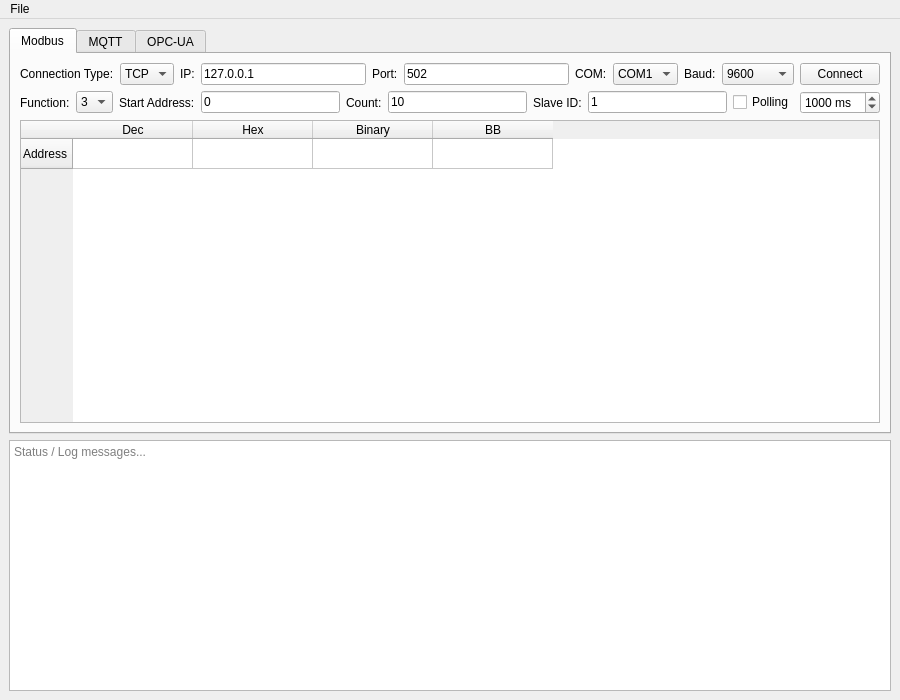
<?xml version="1.0" encoding="UTF-8"?>
<ui version="4.0">
 <class>MainWindow</class>
 <widget class="QMainWindow" name="MainWindow">
  <property name="geometry">
   <rect>
    <x>0</x>
    <y>0</y>
    <width>900</width>
    <height>700</height>
   </rect>
  </property>
  <property name="windowTitle">
   <string>IIoT Receiver Tool</string>
  </property>

  <widget class="QWidget" name="centralwidget">
   <layout class="QVBoxLayout" name="verticalLayout">

    <!-- TABS -->
    <item>
     <widget class="QTabWidget" name="tabWidget">

      <!-- TAB 1 : MODBUS -->
      <widget class="QWidget" name="modbusTab">
       <attribute name="title">
        <string>Modbus</string>
       </attribute>
       <layout class="QVBoxLayout" name="modbusLayout">

        <!-- Connection Row -->
        <item>
         <layout class="QHBoxLayout" name="modbusConnLayout">
          <item>
           <widget class="QLabel" name="label">
            <property name="text">
             <string>Connection Type:</string>
            </property>
           </widget>
          </item>
          <item>
           <widget class="QComboBox" name="modbusConnType">
            <item>
             <property name="text">
              <string>TCP</string>
             </property>
            </item>
            <item>
             <property name="text">
              <string>RTU</string>
             </property>
            </item>
           </widget>
          </item>
          <item>
           <widget class="QLabel" name="label_2">
            <property name="text">
             <string>IP:</string>
            </property>
           </widget>
          </item>
          <item>
           <widget class="QLineEdit" name="modbusIpEdit">
            <property name="text">
             <string>127.0.0.1</string>
            </property>
           </widget>
          </item>
          <item>
           <widget class="QLabel" name="label_3">
            <property name="text">
             <string>Port:</string>
            </property>
           </widget>
          </item>
          <item>
           <widget class="QLineEdit" name="modbusPortEdit">
            <property name="text">
             <string>502</string>
            </property>
           </widget>
          </item>
          <item>
           <widget class="QLabel" name="label_4">
            <property name="text">
             <string>COM:</string>
            </property>
           </widget>
          </item>
          <item>
           <widget class="QComboBox" name="modbusComCombo">
            <item>
             <property name="text">
              <string>COM1</string>
             </property>
            </item>
            <item>
             <property name="text">
              <string>COM2</string>
             </property>
            </item>
           </widget>
          </item>
          <item>
           <widget class="QLabel" name="label_5">
            <property name="text">
             <string>Baud:</string>
            </property>
           </widget>
          </item>
          <item>
           <widget class="QComboBox" name="modbusBaudCombo">
            <item>
             <property name="text">
              <string>9600</string>
             </property>
            </item>
            <item>
             <property name="text">
              <string>19200</string>
             </property>
            </item>
            <item>
             <property name="text">
              <string>115200</string>
             </property>
            </item>
           </widget>
          </item>
          <item>
           <widget class="QPushButton" name="modbusConnectBtn">
            <property name="text">
             <string>Connect</string>
            </property>
           </widget>
          </item>
         </layout>
        </item>

        <!-- Settings Row -->
        <item>
         <layout class="QHBoxLayout" name="modbusSettingsLayout">
          <item>
           <widget class="QLabel" name="label_6">
            <property name="text">
             <string>Function:</string>
            </property>
           </widget>
          </item>
          <item>
           <widget class="QComboBox" name="modbusFuncCombo">
            <item>
             <property name="text">
              <string>3</string>
             </property>
            </item>
            <item>
             <property name="text">
              <string>1</string>
             </property>
            </item>
           </widget>
          </item>
          <item>
           <widget class="QLabel" name="label_7">
            <property name="text">
             <string>Start Address:</string>
            </property>
           </widget>
          </item>
          <item>
           <widget class="QLineEdit" name="modbusAddrEdit">
            <property name="text">
             <string>0</string>
            </property>
           </widget>
          </item>
          <item>
           <widget class="QLabel" name="label_8">
            <property name="text">
             <string>Count:</string>
            </property>
           </widget>
          </item>
          <item>
           <widget class="QLineEdit" name="modbusCountEdit">
            <property name="text">
             <string>10</string>
            </property>
           </widget>
          </item>
          <item>
           <widget class="QLabel" name="label_9">
            <property name="text">
             <string>Slave ID:</string>
            </property>
           </widget>
          </item>
          <item>
           <widget class="QLineEdit" name="modbusSlaveEdit">
            <property name="text">
             <string>1</string>
            </property>
           </widget>
          </item>
          <item>
           <widget class="QCheckBox" name="modbusPollChk">
            <property name="text">
             <string>Polling</string>
            </property>
           </widget>
          </item>
          <item>
           <widget class="QSpinBox" name="modbusPollMsSpin">
            <property name="suffix">
             <string> ms</string>
            </property>
            <property name="minimum">
             <number>100</number>
            </property>
            <property name="maximum">
             <number>10000</number>
            </property>
            <property name="value">
             <number>1000</number>
            </property>
           </widget>
          </item>
         </layout>
        </item>

        <!-- Table -->
        <item>
         <widget class="QTableWidget" name="modbusTable">
          <property name="columnCount">
           <number>4</number>
          </property>
          <attribute name="horizontalHeaderDefaultSectionSize">
           <number>120</number>
          </attribute>
          <row>
           <property name="text">
            <string>Address</string>
           </property>
          </row>
          <column>
           <property name="text">
            <string>Dec</string>
           </property>
          </column>
          <column>
           <property name="text">
            <string>Hex</string>
           </property>
          </column>
          <column>
           <property name="text">
            <string>Binary</string>
           </property>
          </column>
          <column>
           <property name="text">
            <string>BB</string>
           </property>
          </column>
         </widget>
        </item>

       </layout>
      </widget>

      <!-- TAB 2 : MQTT -->
      <widget class="QWidget" name="mqttTab">
       <attribute name="title">
        <string>MQTT</string>
       </attribute>
       <layout class="QVBoxLayout" name="mqttLayout">

        <!-- Broker Row -->
        <item>
         <layout class="QHBoxLayout" name="mqttConnLayout">
          <item>
           <widget class="QLabel" name="label_10">
            <property name="text">
             <string>Broker:</string>
            </property>
           </widget>
          </item>
          <item>
           <widget class="QLineEdit" name="mqttBrokerEdit">
            <property name="text">
             <string>localhost</string>
            </property>
           </widget>
          </item>
          <item>
           <widget class="QLabel" name="label_11">
            <property name="text">
             <string>Port:</string>
            </property>
           </widget>
          </item>
          <item>
           <widget class="QLineEdit" name="mqttPortEdit">
            <property name="text">
             <string>1883</string>
            </property>
           </widget>
          </item>
          <item>
           <widget class="QLabel" name="label_12">
            <property name="text">
             <string>User:</string>
            </property>
           </widget>
          </item>
          <item>
           <widget class="QLineEdit" name="mqttUserEdit"/>
          </item>
          <item>
           <widget class="QLabel" name="label_13">
            <property name="text">
             <string>Password:</string>
            </property>
           </widget>
          </item>
          <item>
           <widget class="QLineEdit" name="mqttPassEdit">
            <property name="echoMode">
             <enum>QLineEdit::Password</enum>
            </property>
           </widget>
          </item>
          <item>
           <widget class="QPushButton" name="mqttConnectBtn">
            <property name="text">
             <string>Connect</string>
            </property>
           </widget>
          </item>
         </layout>
        </item>

        <!-- Publish -->
        <item>
         <widget class="QGroupBox" name="groupBox">
          <property name="title">
           <string>Publish</string>
          </property>
          <layout class="QHBoxLayout" name="mqttPubLayout">
           <item>
            <widget class="QLabel" name="label_14">
             <property name="text">
              <string>Topic:</string>
             </property>
            </widget>
           </item>
           <item>
            <widget class="QLineEdit" name="mqttPublishTopicEdit"/>
           </item>
           <item>
            <widget class="QLabel" name="label_15">
             <property name="text">
              <string>Payload:</string>
             </property>
            </widget>
           </item>
           <item>
            <widget class="QLineEdit" name="mqttPublishPayloadEdit"/>
           </item>
           <item>
            <widget class="QPushButton" name="mqttPublishBtn">
             <property name="text">
              <string>Publish</string>
             </property>
            </widget>
           </item>
          </layout>
         </widget>
        </item>

        <!-- Subscribe -->
        <item>
         <widget class="QGroupBox" name="groupBox_2">
          <property name="title">
           <string>Subscribe</string>
          </property>
          <layout class="QVBoxLayout" name="mqttSubLayout">
           <item>
            <layout class="QHBoxLayout" name="horizontalLayout_4">
             <item>
              <widget class="QLabel" name="label_16">
               <property name="text">
                <string>Topic:</string>
               </property>
              </widget>
             </item>
             <item>
              <widget class="QLineEdit" name="mqttSubscribeTopicEdit"/>
             </item>
             <item>
              <widget class="QPushButton" name="mqttSubscribeBtn">
               <property name="text">
                <string>Subscribe</string>
               </property>
              </widget>
             </item>
            </layout>
           </item>
           <item>
            <widget class="QTableWidget" name="mqttMessagesTable"/>
           </item>
          </layout>
         </widget>
        </item>

       </layout>
      </widget>

      <!-- TAB 3 : OPC-UA -->
      <widget class="QWidget" name="opcuaTab">
       <attribute name="title">
        <string>OPC-UA</string>
       </attribute>
       <layout class="QVBoxLayout" name="opcuaLayout">

        <!-- Connection Row -->
        <item>
         <layout class="QHBoxLayout" name="opcuaConnLayout">
          <item>
           <widget class="QLabel" name="label_17">
            <property name="text">
             <string>Endpoint:</string>
            </property>
           </widget>
          </item>
          <item>
           <widget class="QLineEdit" name="opcuaEndpointEdit">
            <property name="text">
             <string>opc.tcp://localhost:4840</string>
            </property>
           </widget>
          </item>
          <item>
           <widget class="QLabel" name="label_18">
            <property name="text">
             <string>User:</string>
            </property>
           </widget>
          </item>
          <item>
           <widget class="QLineEdit" name="opcuaUserEdit"/>
          </item>
          <item>
           <widget class="QLabel" name="label_19">
            <property name="text">
             <string>Password:</string>
            </property>
           </widget>
          </item>
          <item>
           <widget class="QLineEdit" name="opcuaPassEdit">
            <property name="echoMode">
             <enum>QLineEdit::Password</enum>
            </property>
           </widget>
          </item>
          <item>
           <widget class="QPushButton" name="opcuaConnectBtn">
            <property name="text">
             <string>Connect</string>
            </property>
           </widget>
          </item>
         </layout>
        </item>

        <!-- Splitter -->
        <item>
         <layout class="QHBoxLayout" name="opcuaMainLayout">
          <item>
           <widget class="QTreeView" name="opcuaTreeView">
            <property name="minimumWidth">
             <number>250</number>
            </property>
           </widget>
          </item>
          <item>
           <layout class="QVBoxLayout" name="opcuaRightLayout">
            <item>
             <widget class="QLabel" name="label_20">
              <property name="text">
               <string>Node Value:</string>
              </property>
             </widget>
            </item>
            <item>
             <widget class="QLineEdit" name="opcuaValueEdit" />
            </item>
            <item>
             <layout class="QHBoxLayout" name="opcuaWriteLayout">
              <item>
               <widget class="QLineEdit" name="opcuaWriteEdit"/>
              </item>
              <item>
               <widget class="QPushButton" name="opcuaWriteBtn">
                <property name="text">
                 <string>Write</string>
                </property>
               </widget>
              </item>
             </layout>
            </item>
            <item>
             <widget class="PlotWidget" name="opcuaPlot" native="true">
              <property name="minimumHeight">
               <number>200</number>
              </property>
             </widget>
            </item>
           </layout>
          </item>
         </layout>
        </item>

       </layout>
      </widget>

     </widget>
    </item>

    <!-- Log -->
    <item>
     <widget class="QTextEdit" name="logEdit">
      <property name="maximumHeight">
       <number>100</number>
      </property>
      <property name="placeholderText">
       <string>Status / Log messages...</string>
      </property>
     </widget>
    </item>

   </layout>
  </widget>

  <!-- Menu Bar -->
  <widget class="QMenuBar" name="menubar">
   <property name="geometry">
    <rect>
     <x>0</x>
     <y>0</y>
     <width>900</width>
     <height>21</height>
    </rect>
   </property>
   <widget class="QMenu" name="menuFile">
    <property name="title">
     <string>File</string>
    </property>
    <addaction name="actionSave"/>
    <addaction name="actionLoad"/>
   </widget>
   <addaction name="menuFile"/>
  </widget>

  <action name="actionSave">
   <property name="text">
    <string>Save Config</string>
   </property>
  </action>
  <action name="actionLoad">
   <property name="text">
    <string>Load Config</string>
   </property>
  </action>

 </widget>
 <customwidgets>
  <customwidget>
   <class>PlotWidget</class>
   <extends>QWidget</extends>
   <header>pyqtgraph</header>
  </customwidget>
 </customwidgets>
 <resources/>
 <connections/>
</ui>
